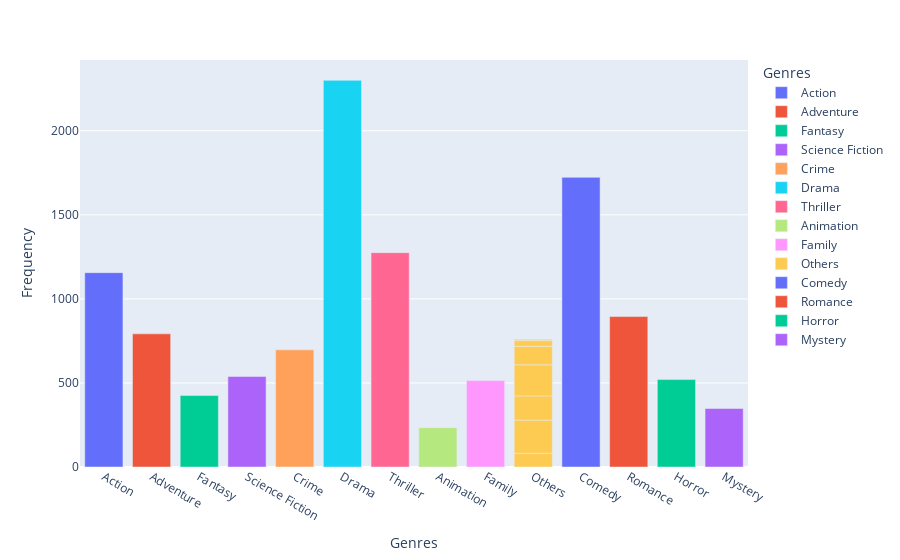

Notebook code for this chart:
### Code cell
# 1: Use bar chart to draw genres of movies.
px.bar( Genres, x='Genres', y = "Frequency", color = "Genres")

### Figure 1 — Plotly figure (JSON) as saved in the notebook; plotly's stock layout.template omitted (floating-point values rounded to 4 significant figures)
{"data": [{"alignmentgroup": "True", "hovertemplate": "Genres=%{x}<br>Frequency=%{y}<extra></extra>", "legendgroup": "Action", "marker": {"color": "#636efa", "pattern": {"shape": ""}}, "name": "Action", "offsetgroup": "Action", "orientation": "v", "showlegend": true, "textposition": "auto", "type": "bar", "x": ["Action"], "xaxis": "x", "y": [1156], "yaxis": "y"}, {"alignmentgroup": "True", "hovertemplate": "Genres=%{x}<br>Frequency=%{y}<extra></extra>", "legendgroup": "Adventure", "marker": {"color": "#EF553B", "pattern": {"shape": ""}}, "name": "Adventure", "offsetgroup": "Adventure", "orientation": "v", "showlegend": true, "textposition": "auto", "type": "bar", "x": ["Adventure"], "xaxis": "x", "y": [792], "yaxis": "y"}, {"alignmentgroup": "True", "hovertemplate": "Genres=%{x}<br>Frequency=%{y}<extra></extra>", "legendgroup": "Fantasy", "marker": {"color": "#00cc96", "pattern": {"shape": ""}}, "name": "Fantasy", "offsetgroup": "Fantasy", "orientation": "v", "showlegend": true, "textposition": "auto", "type": "bar", "x": ["Fantasy"], "xaxis": "x", "y": [425], "yaxis": "y"}, {"alignmentgroup": "True", "hovertemplate": "Genres=%{x}<br>Frequency=%{y}<extra></extra>", "legendgroup": "Science Fiction", "marker": {"color": "#ab63fa", "pattern": {"shape": ""}}, "name": "Science Fiction", "offsetgroup": "Science Fiction", "orientation": "v", "showlegend": true, "textposition": "auto", "type": "bar", "x": ["Science Fiction"], "xaxis": "x", "y": [538], "yaxis": "y"}, {"alignmentgroup": "True", "hovertemplate": "Genres=%{x}<br>Frequency=%{y}<extra></extra>", "legendgroup": "Crime", "marker": {"color": "#FFA15A", "pattern": {"shape": ""}}, "name": "Crime", "offsetgroup": "Crime", "orientation": "v", "showlegend": true, "textposition": "auto", "type": "bar", "x": ["Crime"], "xaxis": "x", "y": [697], "yaxis": "y"}, {"alignmentgroup": "True", "hovertemplate": "Genres=%{x}<br>Frequency=%{y}<extra></extra>", "legendgroup": "Drama", "marker": {"color": "#19d3f3", "pattern": {"shape": ""}}, "name": "Drama", "offsetgroup": "Drama", "orientation": "v", "showlegend": true, "textposition": "auto", "type": "bar", "x": ["Drama"], "xaxis": "x", "y": [2300], "yaxis": "y"}, {"alignmentgroup": "True", "hovertemplate": "Genres=%{x}<br>Frequency=%{y}<extra></extra>", "legendgroup": "Thriller", "marker": {"color": "#FF6692", "pattern": {"shape": ""}}, "name": "Thriller", "offsetgroup": "Thriller", "orientation": "v", "showlegend": true, "textposition": "auto", "type": "bar", "x": ["Thriller"], "xaxis": "x", "y": [1275], "yaxis": "y"}, {"alignmentgroup": "True", "hovertemplate": "Genres=%{x}<br>Frequency=%{y}<extra></extra>", "legendgroup": "Animation", "marker": {"color": "#B6E880", "pattern": {"shape": ""}}, "name": "Animation", "offsetgroup": "Animation", "orientation": "v", "showlegend": true, "textposition": "auto", "type": "bar", "x": ["Animation"], "xaxis": "x", "y": [234], "yaxis": "y"}, {"alignmentgroup": "True", "hovertemplate": "Genres=%{x}<br>Frequency=%{y}<extra></extra>", "legendgroup": "Family", "marker": {"color": "#FF97FF", "pattern": {"shape": ""}}, "name": "Family", "offsetgroup": "Family", "orientation": "v", "showlegend": true, "textposition": "auto", "type": "bar", "x": ["Family"], "xaxis": "x", "y": [514], "yaxis": "y"}, {"alignmentgroup": "True", "hovertemplate": "Genres=%{x}<br>Frequency=%{y}<extra></extra>", "legendgroup": "Others", "marker": {"color": "#FECB52", "pattern": {"shape": ""}}, "name": "Others", "offsetgroup": "Others", "orientation": "v", "showlegend": true, "textposition": "auto", "type": "bar", "x": ["Others", "Others", "Others", "Others", "Others", "Others", "Others"], "xaxis": "x", "y": [82, 197, 144, 185, 110, 34, 8], "yaxis": "y"}, {"alignmentgroup": "True", "hovertemplate": "Genres=%{x}<br>Frequency=%{y}<extra></extra>", "legendgroup": "Comedy", "marker": {"color": "#636efa", "pattern": {"shape": ""}}, "name": "Comedy", "offsetgroup": "Comedy", "orientation": "v", "showlegend": true, "textposition": "auto", "type": "bar", "x": ["Comedy"], "xaxis": "x", "y": [1723], "yaxis": "y"}, {"alignmentgroup": "True", "hovertemplate": "Genres=%{x}<br>Frequency=%{y}<extra></extra>", "legendgroup": "Romance", "marker": {"color": "#EF553B", "pattern": {"shape": ""}}, "name": "Romance", "offsetgroup": "Romance", "orientation": "v", "showlegend": true, "textposition": "auto", "type": "bar", "x": ["Romance"], "xaxis": "x", "y": [895], "yaxis": "y"}, {"alignmentgroup": "True", "hovertemplate": "Genres=%{x}<br>Frequency=%{y}<extra></extra>", "legendgroup": "Horror", "marker": {"color": "#00cc96", "pattern": {"shape": ""}}, "name": "Horror", "offsetgroup": "Horror", "orientation": "v", "showlegend": true, "textposition": "auto", "type": "bar", "x": ["Horror"], "xaxis": "x", "y": [520], "yaxis": "y"}, {"alignmentgroup": "True", "hovertemplate": "Genres=%{x}<br>Frequency=%{y}<extra></extra>", "legendgroup": "Mystery", "marker": {"color": "#ab63fa", "pattern": {"shape": ""}}, "name": "Mystery", "offsetgroup": "Mystery", "orientation": "v", "showlegend": true, "textposition": "auto", "type": "bar", "x": ["Mystery"], "xaxis": "x", "y": [348], "yaxis": "y"}], "layout": {"barmode": "relative", "legend": {"title": {"text": "Genres"}, "tracegroupgap": 0}, "margin": {"t": 60}, "xaxis": {"anchor": "y", "categoryarray": ["Action", "Adventure", "Fantasy", "Science Fiction", "Crime", "Drama", "Thriller", "Animation", "Family", "Others", "Comedy", "Romance", "Horror", "Mystery"], "categoryorder": "array", "domain": [0, 1], "title": {"text": "Genres"}}, "yaxis": {"anchor": "x", "domain": [0, 1], "title": {"text": "Frequency"}}}}
